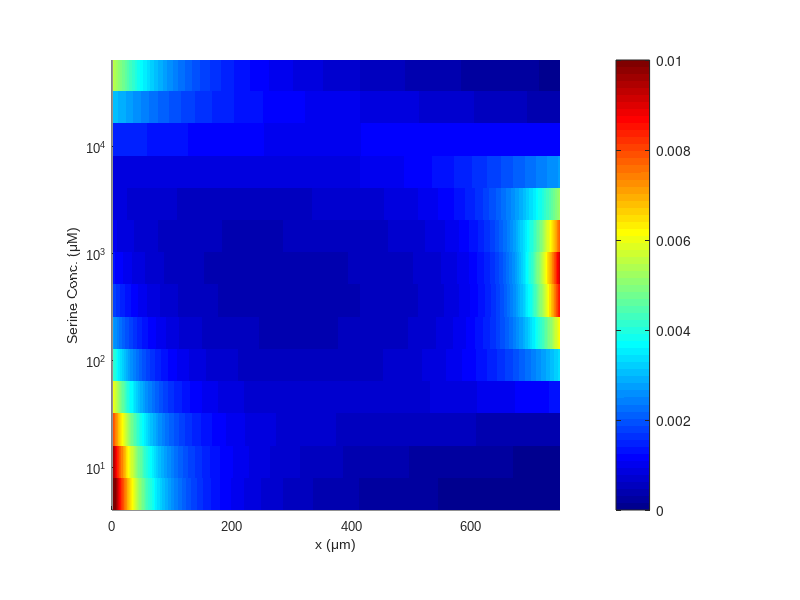

This chart was generated by the following MATLAB code: (Note: this script raises an error after producing the figure.)
% simulation for the steady cell profile of an E. coli population by means
% of the population chemotaxis model based on the intercellular pathway
% dynamics
clear all; 
%% parameters for ligand-receptor bindings 
KI1 = 18.2;		%Dissociation constant between inactive Tar receptor and MeAsp, unit:um
KA1 = 3000;
KI2 = 70;		%Dissociation constant between inactive Tar receptor and MeAsp, unit:um
KA2 = 1000;
KI3 = 1500;		%Dissociation constant between inactive Tar receptor and MeAsp, unit:um
KA3 = 3500;

N=6;            %receptor number in an effective cluster
coff_ita=15;    

%% attractant gradients
dx=0.88;   x=(1:850)*dx;                      % channel length 
attr=2000; L = (1-x/max(x))*attr/3 + attr/3;  % MeAsp gradient
attr2=2.^(0:1:18);                            % loading concentration of serine

%% parameters for lognormal distribution of Tar/Tsr
mu = log(0.25); 
sigma = 1.5; 

%% parameters for gamma distribution of Tar/Tsr
% mu = 2; 
% sigma = .35;  

%% cell distribution of steady state;
Rho=zeros(length(attr2),length(x));
veff=zeros(length(attr2),length(x));

for ii = 1:length(attr2)
L2 = x/max(x)*attr2(ii)/3+attr2(ii)/3;        % serine gradient

for N2=1:100
ratio = N2/10;
fL=(N* ratio./(1+ratio))*log((1+L/KI1) ./(1+L/KA1));
fL2=(N./(1+ratio))*log((1+L2/KI2)./(1+L2/KA2));
fL3=(N* ratio./(1+ratio))*log((1+L2/KI3)./(1+L2/KA3));
fL_Total=fL+fL2+fL3;
rho=exp(coff_ita*fL_Total);
Rho_temp=rho/sum(rho);
P2=lognpdf(ratio,mu,sigma);               %% lognormal 
% P2=gampdf(ratio,mu,sigma);              %% gamma
Rho(ii,:)=Rho(ii,:)+P2*Rho_temp;

end
Rho(ii,:) = Rho(ii,:)./sum(Rho(ii,:));

end

%% plot heat map
attr2=[attr2,attr2(end)];
Rho = [Rho;Rho(end,:)];

figure('color','w');
surf(x,attr2,Rho); shading flat; view(2);
xlabel('x (\mum)'); xlim([0,748]); xticks([0,200,400,600]);
ylabel('Serine Conc. (\muM)'); ylim([4,64000]); yticks([10,100,1000,10000]);
set(gcf,'unit','centimeters','position',[10 10 8 7]);
set(gca,'yscale','log','FontName','Arial','FontSize',9);
set(gca,'Position',[0.14,0.15,0.7,0.75]);
colormap jet;  h=colorbar;  caxis([0,0.01]);
ax=gca; axpos=ax.Position; h.Position(3)=.7*h.Position(3); h.Position(1)=0.86;
ax.Position=axpos; h.Ticks=0:0.002:0.01; h.Ruler.Exponent=-3;

%% calculate w1,w2
x=x';

Me=mean(Rho(1:end-1,:),2); 
for i=1:size(Rho,1)-1
    ind=find(Rho(i,:)>Me(i)*0.9);
    Ex1(i)=sum(x(ind).*Rho(i,ind)')/max(x)./sum(Rho(i,ind));
    Ex2(i)=sqrt(sum((x(ind)-max(x)/2).^2.*(Rho(i,ind)'-Me(i)*0.9))./max(x).^2); 
end

figure('color','w'); subplot(2,1,1); 
semilogx(attr2(3:end-1),Ex1(3:end),'o-','color','k','markersize',5,'markeredgecolor','k'); 
line(2.^(2:18),[0.3*ones(1,17);0.7*ones(1,17)],'color',[0.5,.5,.5],'linestyle','-'); 
ylim([0,1]); xlim([5,50000]); ylabel('w_1');
hold on; subplot(2,1,2);
semilogx(attr2(3:end-1),Ex2(3:end),'o-','color','k','markersize',5,'markeredgecolor','k'); 
line(2.^(2:18),0.15*ones(1,17),'color',[0.5,.5,.5],'linestyle','-'); 
ylim([0,0.4]);  ylabel('w_2'); 
xlim([5,50000]); xlabel('Serine conc. (\muM)');

set(gcf,'unit','centimeters','position',[10 5 7.5 8]);
